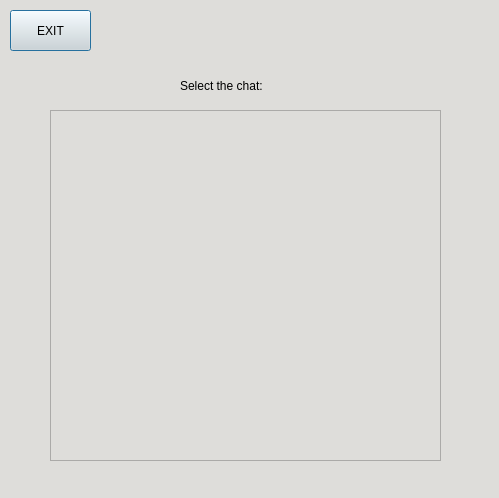
<?xml version="1.0" encoding="UTF-8"?>
<ui version="4.0">
 <class>UsersListDialog</class>
 <widget class="QDialog" name="UsersListDialog">
  <property name="geometry">
   <rect>
    <x>0</x>
    <y>0</y>
    <width>499</width>
    <height>498</height>
   </rect>
  </property>
  <property name="windowTitle">
   <string>Dialog</string>
  </property>
  <property name="styleSheet">
   <string notr="true">background-color: rgb(222, 221, 218);</string>
  </property>
  <widget class="QFrame" name="frame_2">
   <property name="geometry">
    <rect>
     <x>50</x>
     <y>110</y>
     <width>391</width>
     <height>351</height>
    </rect>
   </property>
   <property name="frameShape">
    <enum>QFrame::StyledPanel</enum>
   </property>
   <property name="frameShadow">
    <enum>QFrame::Raised</enum>
   </property>
   <widget class="QWidget" name="verticalLayoutWidget_2">
    <property name="geometry">
     <rect>
      <x>9</x>
      <y>10</y>
      <width>371</width>
      <height>331</height>
     </rect>
    </property>
    <layout class="QVBoxLayout" name="verticalLayout_2"/>
   </widget>
  </widget>
  <widget class="QPushButton" name="EXIT_BUTTON">
   <property name="geometry">
    <rect>
     <x>10</x>
     <y>10</y>
     <width>81</width>
     <height>41</height>
    </rect>
   </property>
   <property name="text">
    <string>EXIT</string>
   </property>
  </widget>
  <widget class="QLabel" name="label">
   <property name="geometry">
    <rect>
     <x>180</x>
     <y>70</y>
     <width>161</width>
     <height>31</height>
    </rect>
   </property>
   <property name="styleSheet">
    <string notr="true">border-color: rgb(0, 0, 0);
font: 600 12pt &quot;URW Bookman&quot;;</string>
   </property>
   <property name="text">
    <string>Select the chat:</string>
   </property>
  </widget>
 </widget>
 <resources/>
 <connections/>
</ui>
